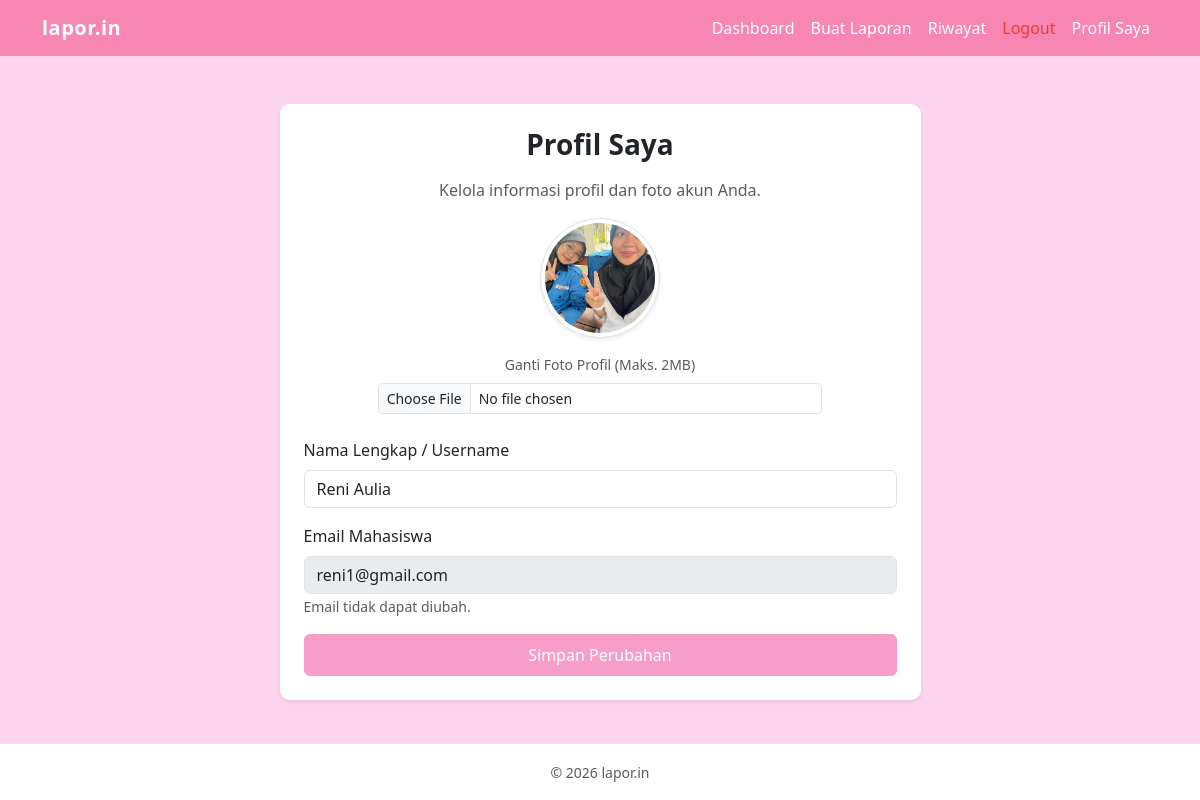
Screenshot of /user/profil.php (signed in) with the database file from the repository.
### tables this page shows
CREATE TABLE `users` (
  `id` int(11) NOT NULL,
  `nama` varchar(100) NOT NULL,
  `email` varchar(100) NOT NULL,
  `password` varchar(255) NOT NULL,
  `role` enum('mahasiswa','admin') NOT NULL DEFAULT 'mahasiswa',
  `created_at` timestamp NOT NULL DEFAULT current_timestamp(),
  `foto` varchar(255) DEFAULT NULL
);

### user/profil.php (the view, shortened to what this page needs)
<?php
include '../koneksi.php';
$user_id = $_SESSION['user_id'];
$query_user = "SELECT * FROM users WHERE id = ?";
$stmt_user = $connect->prepare($query_user);
$stmt_user->bind_param("i", $user_id);
$stmt_user->execute();
$user_data = $stmt_user->get_result()->fetch_assoc();
$foto_profil = (!empty($user_data['foto']) && file_exists('../uploads/' . $user_data['foto'])) ? '../uploads/' . $user_data['foto'] : 'https://cdn.jsdelivr.net/npm/bootstrap-icons@1.10.5/icons/person-circle.svg';
include '../header.php';
?>
    <div class="container mt-4">
        <div class="row justify-content-center">
            <div class="col-md-7">
                <div class="card shadow-sm p-4 border-0">
                    <h3 class="text-center mb-3 fw-bold">Profil Saya</h3>
                    <p class="text-center text-muted">Kelola informasi profil dan foto akun Anda.</p>
                    <form method="POST" action="" enctype="multipart/form-data">
                        <div class="text-center mb-4">
                            <img src="<?= $foto_profil; ?>" alt="Foto Profil" class="rounded-circle img-thumbnail shadow-sm mb-3" style="width: 120px; height: 120px; object-fit: cover;">
                            <div>
                                <label class="form-label small text-muted d-block">Ganti Foto Profil (Maks. 2MB)</label>
                                <input type="file" name="foto" class="form-control form-control-sm w-75 mx-auto">
                            </div>
                        </div>
                        <div class="mb-3">
                            <label class="form-label">Nama Lengkap / Username</label>
                            <input type="text" name="nama" class="form-control" value="<?= htmlspecialchars($user_data['nama']); ?>" required>
                        </div>
                        <div class="mb-3">
                            <label class="form-label">Email Mahasiswa</label>
                            <input type="email" class="form-control" value="<?= htmlspecialchars($user_data['email']); ?>" disabled readonly>
                            <small class="text-muted">Email tidak dapat diubah.</small>
                        </div>
                        <button type="submit" name="update_profil" class="btn btn-primary w-100 py-2">Simpan Perubahan</button>
                    </form>
                </div>
            </div>
        </div>
    </div>
    <?php
    include '../footer.php';
    ?>

### style.css (style rules this page uses)
body { background-color: #fcd4ed; }
.card { border: none; border-radius: 10px; }
:root { --warna-background: #f9cde8; --warna-header: #f786b3; --warna-teks-header:#ffffff; --warna-tombol: #f79dca; --warna-tombol-hover:#cf3384; }
.btn-primary { --bs-btn-bg: var(--warna-tombol); --bs-btn-border-color: var(--warna-tombol); --bs-btn-hover-bg: var(--warna-tombol-hover); --bs-btn-hover-border-color: var(--warna-tombol-hover); --bs-btn-active-bg: var(--warna-tombol-hover); --bs-btn-active-border-color: var(--warna-tombol-hover); --bs-btn-disabled-bg: var(--warna-tombol); --bs-btn-disabled-border-color: var(--warna-tombol); }

### rows the page displays
users: foto (picture), nama "Reni Aulia", email "reni1@gmail.com"
